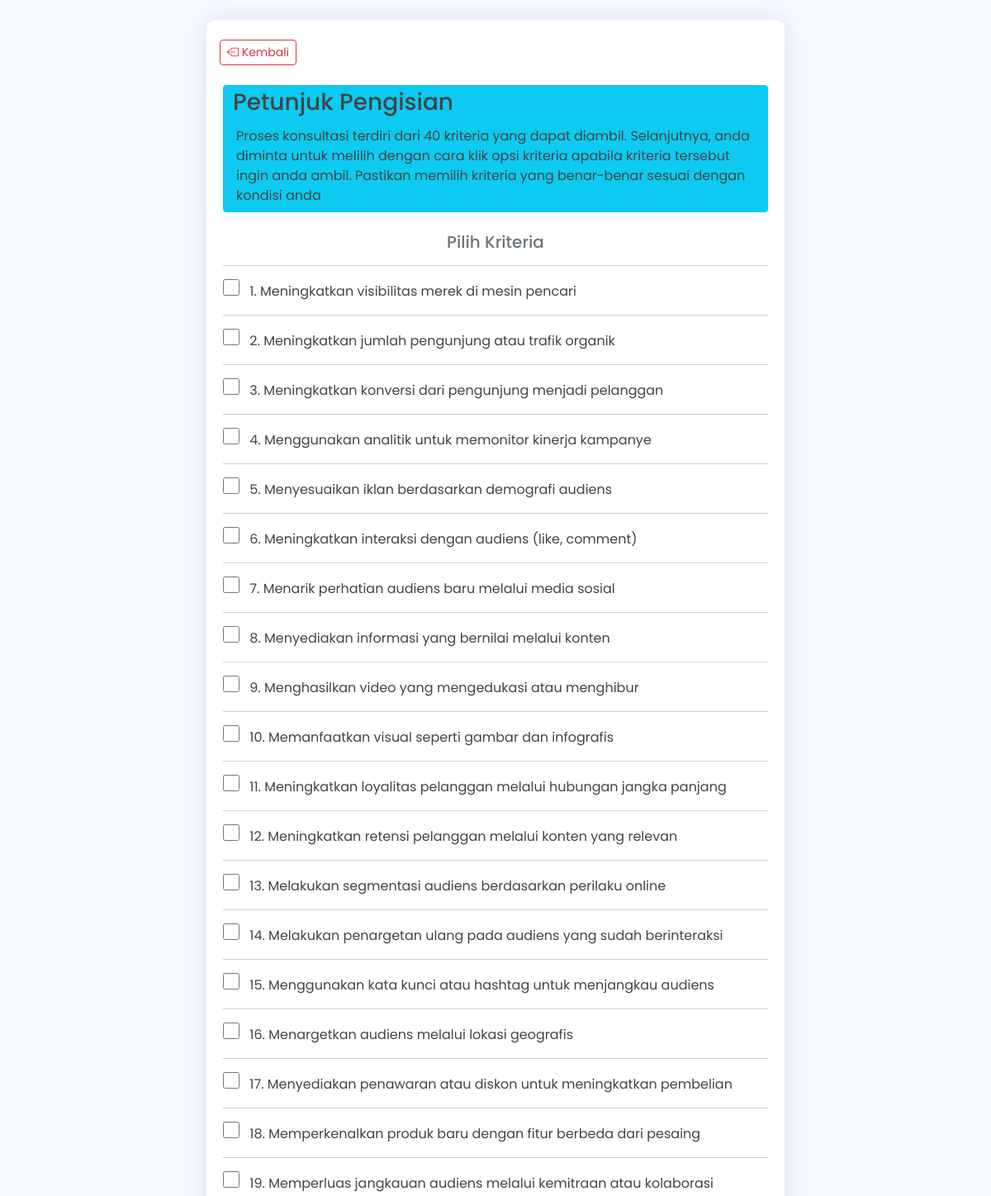
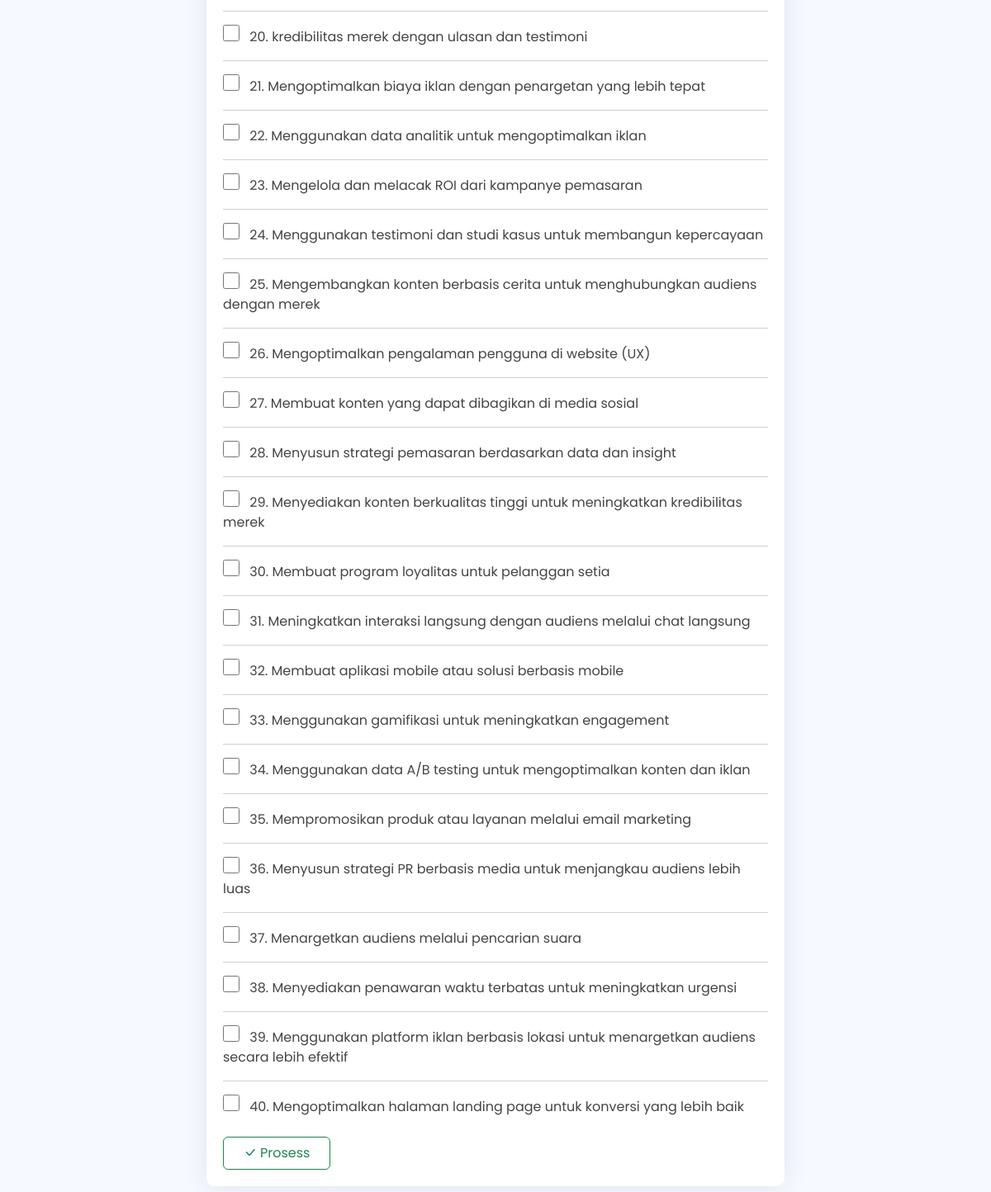
The page /konsultasi.php on the database its author committed (2 pictures, top to bottom).
### tables this page shows
CREATE TABLE `tb_kriteria` (
  `id` int(11) NOT NULL,
  `kdkriteria` varchar(5) DEFAULT NULL,
  `kriteria` text DEFAULT NULL
);

### konsultasi.php (the view, shortened to what this page needs)
<!DOCTYPE html>
<html lang="en">
<head>
  <link href="./assets/vendor/bootstrap/css/bootstrap.min.css" rel="stylesheet">
  <link rel="stylesheet" href="https://cdn.jsdelivr.net/npm/bootstrap-icons@1.10.2/font/bootstrap-icons.css">
  <link href="./assets/vendor/boxicons/css/boxicons.min.css" rel="stylesheet">
  <link href="./assets/vendor/quill/quill.snow.css" rel="stylesheet">
  <link href="./assets/vendor/quill/quill.bubble.css" rel="stylesheet">
  <link href="./assets/vendor/remixicon/remixicon.css" rel="stylesheet">
  <link href="./assets/vendor/simple-datatables/style.css" rel="stylesheet">
  <link href="./assets/css/style.css" rel="stylesheet">
<link rel="stylesheet" href="./assets/css/konsultasi.css">
</head>
<body>
  <section>
    <div class="card mt-4 col-md-7 mx-auto">
      <div class="mt-4">
        <a href="./index.php" type="button" class="btn btn-outline-danger btn-sm ms-3"><i class="bi bi-box-arrow-left"></i> Kembali</a>
      </div>
      <div class="card-body">
        <div class="bg-info rounded-1">
          <h3 class="mt-4 ms-2 p-1">Petunjuk Pengisian</h3>
          <p class="ms-3 me-2 pb-2">Proses konsultasi terdiri dari 40 kriteria yang dapat diambil.
             Selanjutnya, anda diminta untuk melilih dengan cara klik opsi kriteria apabila kriteria
              tersebut ingin anda ambil. Pastikan memilih kriteria yang benar-benar sesuai dengan kondisi anda</p>
        </div>
        <h5 class="text-secondary text-center mt-4">Pilih Kriteria</h5>
        <?php
        $koneksi = mysqli_connect("localhost", "root", "", "db_strategimarketing_ds");
        ?>
        <form action="./hasilkonsultasi.php" method="POST">
          <?php
          $sqli = "SELECT * FROM tb_kriteria";
          $result = $koneksi->query($sqli);
          while ($row = $result->fetch_object()) {
            echo "<hr> ";
            echo "<label for='checkbox" . $row->id . "' style='cursor: pointer;'>";
            echo "<input style='cursor: pointer; width:20px;height:20px;' type='checkbox' id='checkbox" . $row->id . "' name='bukti[]' value='" . $row->id . "'";
            echo ">&ensp; " . $row->id . ". " . $row->kriteria . "</label><br>";
          }
          ?>
          <div class="mt-4">
            <button class="btn btn-outline-success btn-md"
              onclick="return validateForm();"
              style="width: 130px; height: 40px; cursor: pointer; box-shadow: 0 0 10px rgb(255, 250, 240);">
              <i class="bi bi-check-lg"></i> Prosess</button>
          </div>
        </form>
      </div>
    </div>
  </section>
</body>
</html>

### assets/css/style.css (style rules this page uses)
:root { scroll-behavior: smooth; }
body { font-family: "Poppins", sans-serif; background: #f6f9ff; color: #444444; }
a { color: #00d988; text-decoration: none; }
h1, h2, h3, h4, h5, h6 { font-family: "Poppins", sans-serif; }
.card { margin-bottom: 30px; border: none; border-radius: 5px; box-shadow: 0px 0 30px rgba(1, 41, 112, 0.1); }
.card-body { padding: 0 20px 20px 20px; }

### assets/css/konsultasi.css (style rules this page uses)
.card { border-radius: 10px; }

### rows shown on the page
tb_kriteria: id "1", kriteria "Meningkatkan visibilitas merek di mesin pencari"
tb_kriteria: id "2", kriteria "Meningkatkan jumlah pengunjung atau trafik organik"
tb_kriteria: id "3", kriteria "Meningkatkan konversi dari pengunjung menjadi pelanggan"
tb_kriteria: id "4", kriteria "Menggunakan analitik untuk memonitor kinerja kampanye"
tb_kriteria: id "5", kriteria "Menyesuaikan iklan berdasarkan demografi audiens"
tb_kriteria: id "6", kriteria "Meningkatkan interaksi dengan audiens (like, comment)"
tb_kriteria: id "7", kriteria "Menarik perhatian audiens baru melalui media sosial"
tb_kriteria: id "8", kriteria "Menyediakan informasi yang bernilai melalui konten"
tb_kriteria: id "9", kriteria "Menghasilkan video yang mengedukasi atau menghibur"
tb_kriteria: id "10", kriteria "Memanfaatkan visual seperti gambar dan infografis"
tb_kriteria: id "11", kriteria "Meningkatkan loyalitas pelanggan melalui hubungan jangka panjang"
tb_kriteria: id "12", kriteria "Meningkatkan retensi pelanggan melalui konten yang relevan"
tb_kriteria: id "13", kriteria "Melakukan segmentasi audiens berdasarkan perilaku online"
tb_kriteria: id "14", kriteria "Melakukan penargetan ulang pada audiens yang sudah berinteraksi"
tb_kriteria: id "15", kriteria "Menggunakan kata kunci atau hashtag untuk menjangkau audiens"
tb_kriteria: id "16", kriteria "Menargetkan audiens melalui lokasi geografis"
tb_kriteria: id "17", kriteria "Menyediakan penawaran atau diskon untuk meningkatkan pembelian"
tb_kriteria: id "18", kriteria "Memperkenalkan produk baru dengan fitur berbeda dari pesaing"
tb_kriteria: id "19", kriteria "Memperluas jangkauan audiens melalui kemitraan atau kolaborasi"
tb_kriteria: id "20", kriteria "kredibilitas merek dengan ulasan dan testimoni"
tb_kriteria: id "21", kriteria "Mengoptimalkan biaya iklan dengan penargetan yang lebih tepat"
tb_kriteria: id "22", kriteria "Menggunakan data analitik untuk mengoptimalkan iklan"
tb_kriteria: id "23", kriteria "Mengelola dan melacak ROI dari kampanye pemasaran"
tb_kriteria: id "24", kriteria "Menggunakan testimoni dan studi kasus untuk membangun kepercayaan"
tb_kriteria: id "25", kriteria "Mengembangkan konten berbasis cerita untuk menghubungkan audiens dengan merek"
tb_kriteria: id "26", kriteria "Mengoptimalkan pengalaman pengguna di website (UX)"
tb_kriteria: id "27", kriteria "Membuat konten yang dapat dibagikan di media sosial"
tb_kriteria: id "28", kriteria "Menyusun strategi pemasaran berdasarkan data dan insight"
tb_kriteria: id "29", kriteria "Menyediakan konten berkualitas tinggi untuk meningkatkan kredibilitas merek"
tb_kriteria: id "30", kriteria "Membuat program loyalitas untuk pelanggan setia"
tb_kriteria: id "31", kriteria "Meningkatkan interaksi langsung dengan audiens melalui chat langsung"
tb_kriteria: id "32", kriteria "Membuat aplikasi mobile atau solusi berbasis mobile"
tb_kriteria: id "33", kriteria "Menggunakan gamifikasi untuk meningkatkan engagement"
tb_kriteria: id "34", kriteria "Menggunakan data A/B testing untuk mengoptimalkan konten dan iklan"
tb_kriteria: id "35", kriteria "Mempromosikan produk atau layanan melalui email marketing"
tb_kriteria: id "36", kriteria "Menyusun strategi PR berbasis media untuk menjangkau audiens lebih luas"
tb_kriteria: id "37", kriteria "Menargetkan audiens melalui pencarian suara"
tb_kriteria: id "38", kriteria "Menyediakan penawaran waktu terbatas untuk meningkatkan urgensi"
tb_kriteria: id "39", kriteria "Menggunakan platform iklan berbasis lokasi untuk menargetkan audiens secara lebih efektif"
tb_kriteria: id "40", kriteria "Mengoptimalkan halaman landing page untuk konversi yang lebih baik"
